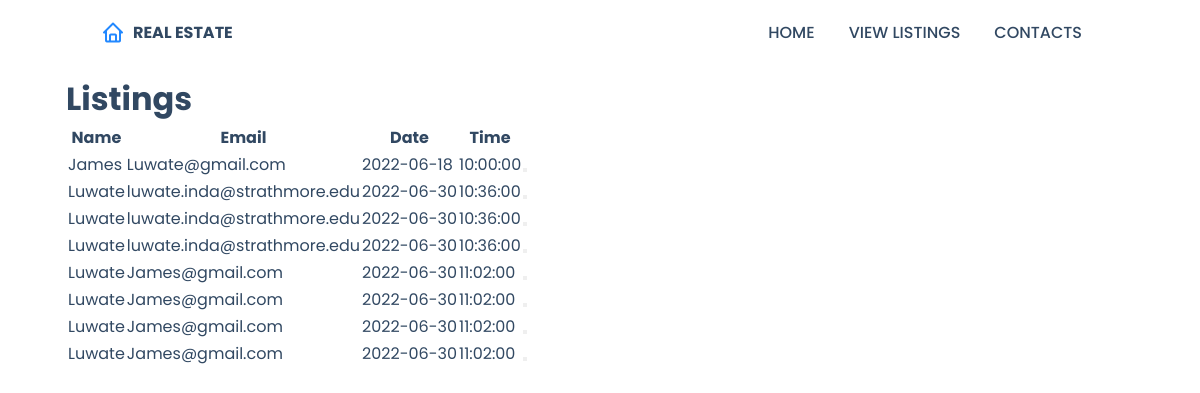
The app's page /agentViewListings.php with its own data.
### tables this page shows
CREATE TABLE `viewingrequest` (
  `id` int(11) NOT NULL,
  `name` varchar(40) NOT NULL,
  `email` varchar(100) NOT NULL,
  `tel` varchar(20) NOT NULL,
  `date` date NOT NULL,
  `time` time NOT NULL,
  `agent_id` int(10) DEFAULT NULL
);

### agentViewListings.php (the view, shortened to what this page needs)
<!DOCTYPE html>
<html lang="en">
<head>
    <link rel = "stylesheet" href = "./Assets/CSS/style.css">
    <link rel="stylesheet" href="https://cdn.jsdelivr.net/npm/boxicons@latest/css/boxicons.min.css">
</head>
<body>
<header>
    <div class = "nav container">
        <a href = "adminHome.php" class = "logo"><i class='bx bx-home'></i>Real Estate</a>
        <ul class = "navbar">
            <li><a href = "agentHome.php">Home</a></li>
            <li><a href = "agentViewListings.php">View Listings</a></li>
            <li><a href = "#footer">Contacts</a></li>
        </ul>
    </div>
</header>
<div class="container">
</br></br></br><h1>Listings</h1>
    <div class = "">
        <table class= "">
            <tr>
                <th>Name</th>
                <th>Email</th>
                <th>Date</th>
                <th>Time</th>
            </tr>
            <?php
                $user = 'Luwate';
                $pass = '$Password$';
                $db = 'myproperty';
                $dbConnection = new mysqli('localhost', $user, $pass, $db);
                $query = "SELECT `name`, viewingrequest.`email`, `tel`, `date`, `time`, `agent_id` FROM `viewingrequest` WHERE `agent_id` = 0";
                $query_run = mysqli_query($dbConnection, $query) or die( mysqli_error($dbConnection));
                while($row = mysqli_fetch_array($query_run)){
                    ?>
                    <tr>
                        <td><?php echo $row['name']; ?></td>
                        <td><?php echo $row['email']; ?></td>
                        <td><?php echo $row['date']; ?></td>
                        <td><?php echo $row['time']; ?></td>
                        <?php if ($row['agent_id']==0){
                            ?>
                        <td><?php echo '<button '; ?></td>
                        <?php
                        }
                        ?>
                    </tr>
                    <?php
                }
            ?>
        </table>
    </div>
</div>
</body>
</html>

### Assets/CSS/style.css (style rules this page uses)
* { font-family: 'Poppins', sans-serif; margin: 0; padding: 0; box-sizing: border-box; scroll-behavior: smooth; scroll-padding-top: 4rem; list-style: none; text-decoration: none; }
:root { --main-color: #2288ff; --second-color: #192f6a; --text-color: #314862; --bg-color: #fff; --box-shadow: 2px 2px 18px rgb(14 52 54 / 15%); }
body { color: var(--text-color); }
.container { max-width: 1068px; margin-left: auto; margin-right: auto; }
header { display: block; width: 100%; background: var(--bg-color); position: fixed; top: 0; left: 0; z-index: 100; }
.nav { display: flex; align-items: center; justify-content: space-between; padding: 20px 35px; }
.logo { display: flex; align-items: center; column-gap: 0.5rem; font-size: 1rem; font-weight: 700; color: var(--text-color); text-transform: uppercase; }
.logo .bx { font-size: 24px; color: var(--main-color); }
.navbar { display: flex; }
.navbar a { padding: 8px 17px; color: var(--text-color); font-size: 1rem; text-transform: uppercase; font-weight: 500; }
th, td { margin-right: 50px; }

### records on screen
viewingrequest: name "James", email "Luwate@gmail.com", date "2022-06-18", time "10:00:00"
viewingrequest: name "Luwate", email "luwate.inda@strathmore.edu", date "2022-06-30", time "10:36:00"
viewingrequest: name "Luwate", email "luwate.inda@strathmore.edu", date "2022-06-30", time "10:36:00"
viewingrequest: name "Luwate", email "luwate.inda@strathmore.edu", date "2022-06-30", time "10:36:00"
viewingrequest: name "Luwate", email "James@gmail.com", date "2022-06-30", time "11:02:00"
viewingrequest: name "Luwate", email "James@gmail.com", date "2022-06-30", time "11:02:00"
viewingrequest: name "Luwate", email "James@gmail.com", date "2022-06-30", time "11:02:00"
viewingrequest: name "Luwate", email "James@gmail.com", date "2022-06-30", time "11:02:00"
